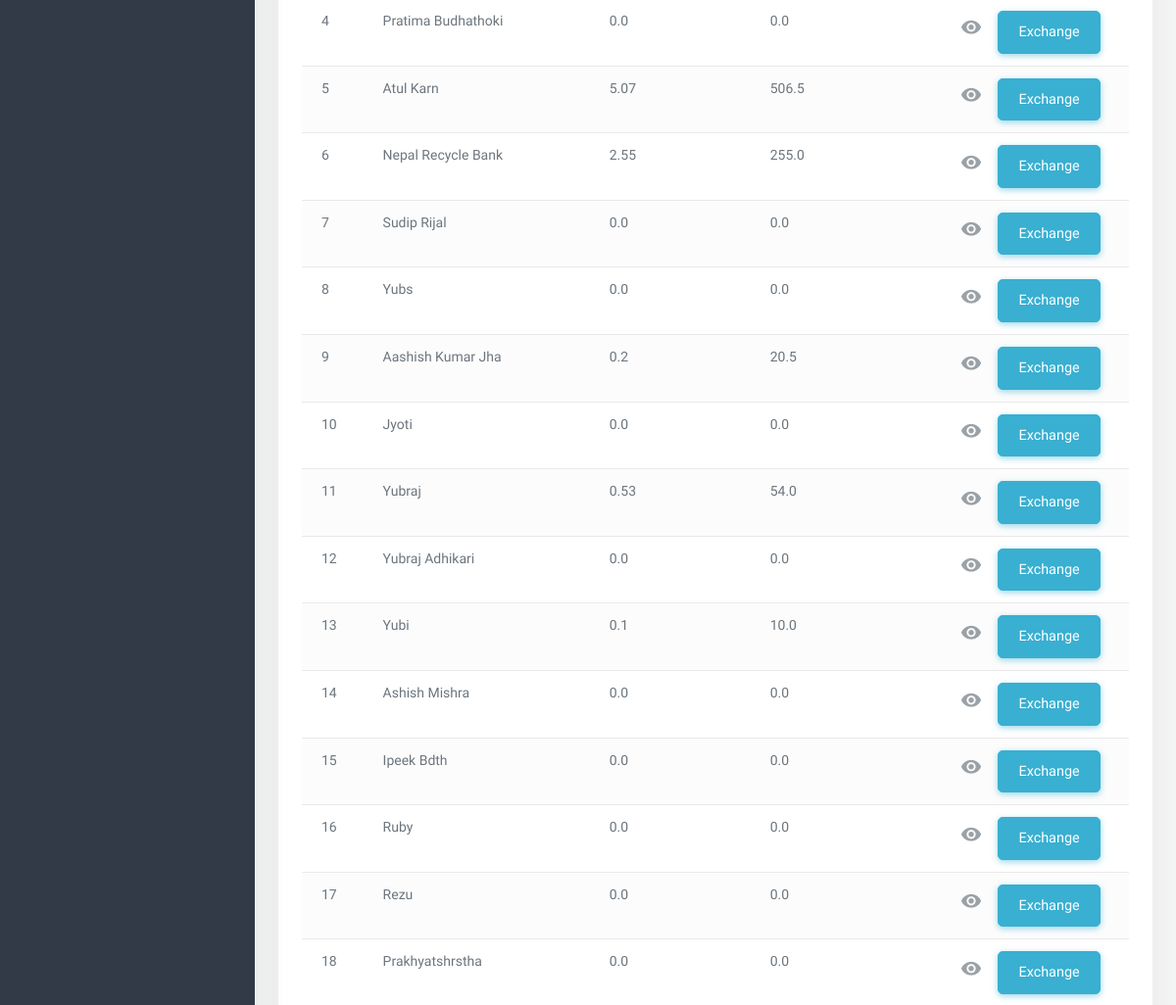
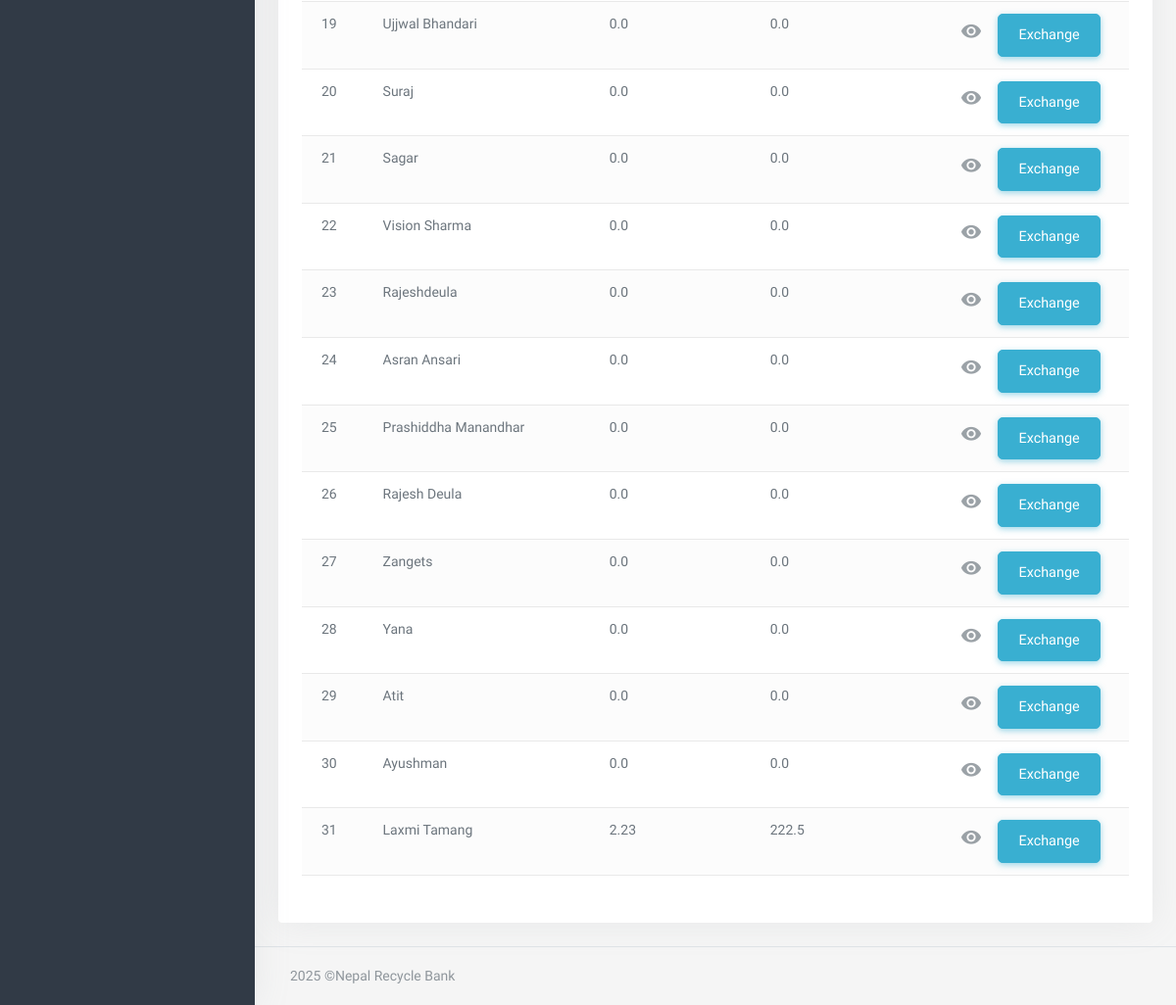
Page /rewards (signed in, lower part) on the earlier database version (2 pictures, top to bottom).
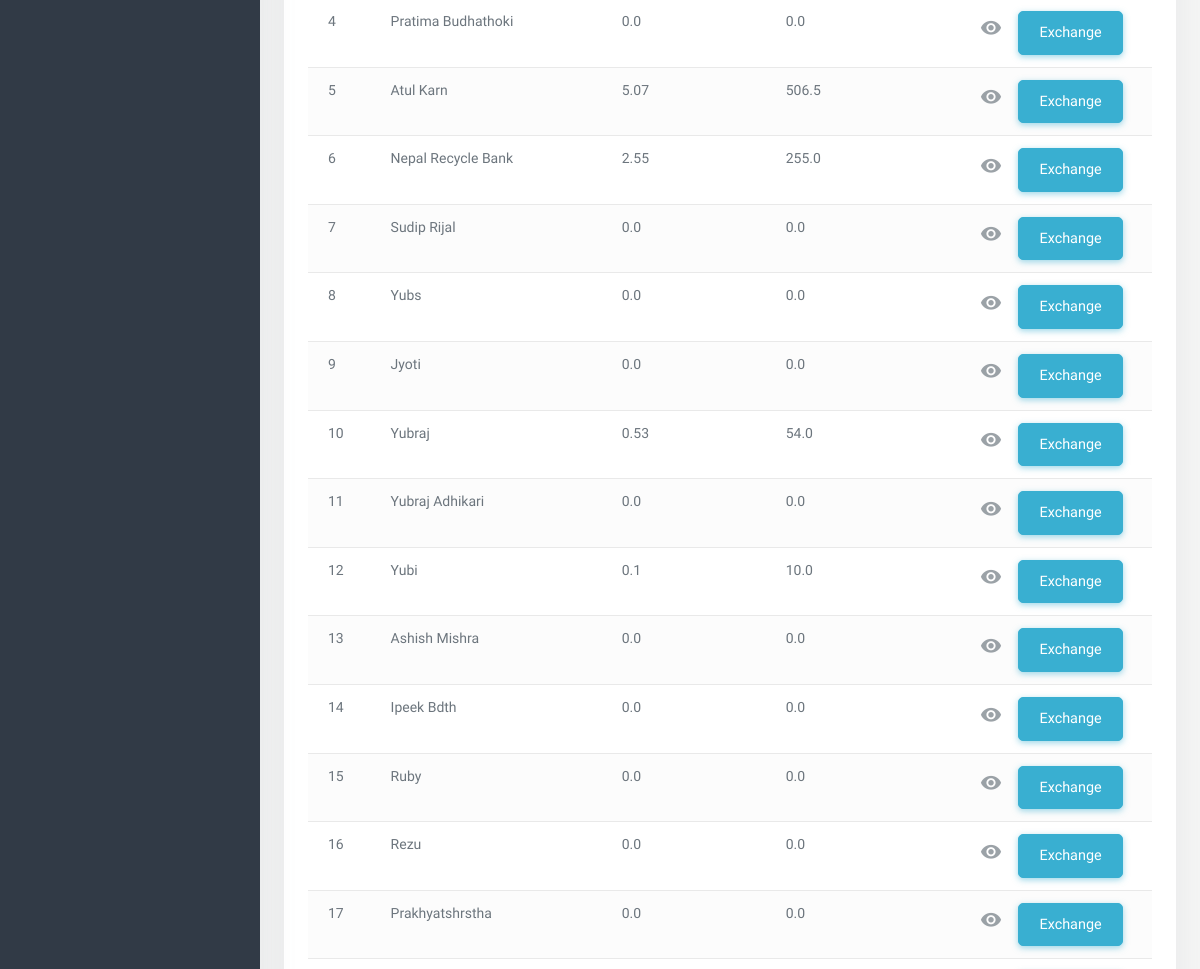
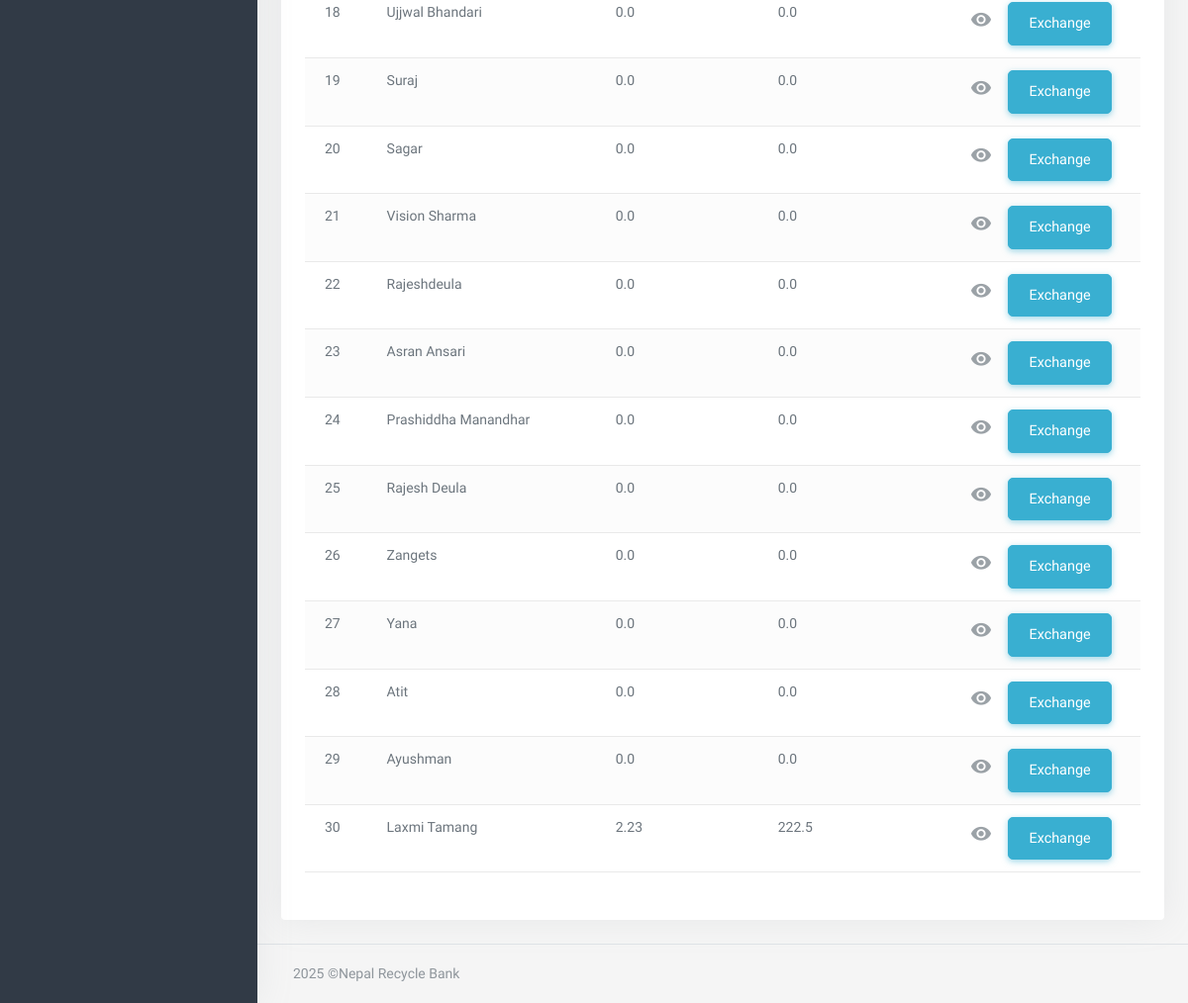
Same page on the later database version (2 pictures, top to bottom).
### accounts/models.py (models this page shows, shortened)
class UserReward(models.Model):
    user = models.ForeignKey(User, on_delete=models.CASCADE,limit_choices_to={'is_user': True}, related_name='user_rewards')
    points = models.FloatField(default=0)
    total_transaction_amount = models.FloatField(default=0)

class User(AbstractBaseUser,PermissionsMixin):
    email = models.EmailField(
        verbose_name='Email',
        max_length=255,
        unique=True,
    )
    name = models.CharField(max_length=200,null=True, blank=True)
    is_user = models.BooleanField(default=False)
    is_admin = models.BooleanField(default=False)
    is_agent= models.BooleanField(default=False)
    is_sub_admin=models.BooleanField(default=False)
    phone_no = models.CharField(max_length=150, null=True, blank=True)
    address = models.CharField(max_length=150, null=True, blank=True )
    image = models.ImageField(upload_to="image/", null=True, blank=True)
    activate = models.BooleanField(default =False)
    created_at = models.DateTimeField(auto_now_add=True)
    updated_at = models.DateTimeField(auto_now=True)
    objects = UserManager()
    USERNAME_FIELD = 'email'
    REQUIRED_FIELDS = ['phone_no','name']

### app2/views.py (the view, shortened to what this page needs)
# urls.py: path('rewards', views.rewards_create_or_update, name='rewards_create_or_update'),
@login_required
def rewards_create_or_update(request):
    instance = Reward.objects.all().first()
    user_rewards = UserReward.objects.all()
    forms = RewardForm(instance=instance)
    return render(request, 'app2/rewards.html',{'forms':forms,'customers_rewards':user_rewards})

### app2/context_processors.py (called while the page is built)
def aboutus(request):
    pick_Up_Plans=Pick_Up_Plan.objects.all()
    aboutus = AboutUS.objects.first()
    return {'contact': aboutus,'details':pick_Up_Plans,'company':aboutus}

def usercount(request):
    totalClient = User.objects.filter(is_user= True).count
    return ({
        'totalClient':totalClient
    })

def invoice(request):
    received_orders = Order.objects.filter(order_status='received')
    paid_amount = received_orders.aggregate(total_cost=Sum('totalPrice'))['total_cost'] or 0
    order = Order.objects.all().count
    unreceived_orders = Order.objects.exclude(Q(order_status='received') | Q(order_status='pending'))
    unpaid_amount = unreceived_orders.aggregate(total_cost=Sum('totalPrice'))['total_cost'] or 0
    return({
        'paidamount':paid_amount,
        'totalOrders':order,
        'unpaidamount':unpaid_amount
    })

def notification(request):
    notifications = Pick_Up_Plan.objects.filter(date=datetime.today())
    return({
        'notifications':notifications
    })

### app2/templates/app2/rewards.html (shortened to what this page needs)
{% extends 'app2/base.html' %}
{% load static %}
{% block body %}
    <div class="content-page">
        <div class="content">
            <div class="container-fluid">
                    <div class="row">
                        <div class="col-12">
                            <div class="card">
                                <div class="card-body">
                                    <div class="tab-content">
                                        <div class="tab-pane show active" id="buttons-table-preview">
                                            <table id="datatable-buttons" class="table table-striped dt-responsive nowrap w-100">
                                                <tbody>
                                                    {% for customer in customers_rewards %}
                                                    <tr>
                                                        <td>{{ forloop.counter }}</td>
                                                        <td class="text-capitalize">{{ customer.user.name }}</td>
                                                        <td>{{ customer.points }}</td>
                                                        <td>{{ customer.total_transaction_amount }}</td>
                                                        <td>
                                                            <a href="{% url 'dashboard:user_order_history' customer.user.id %}" class="action-icon" title="view Detail"> <i class="mdi mdi-eye"></i></a>
                                                            <button type="" class="btn btn-info">Exchange </button>
                                                        </td>
                                                    </tr>
                                                    {% endfor %}
                                                </tbody>
                                            </table>
                                        </div>
                                    </div>
                                </div>
                            </div>
                        </div>
                    </div>
            </div>
        </div>
{%endblock%}

Differences in the rows shown:
removed UserReward: user.name "Aashish Kumar Jha", points "0.2", total_transaction_amount "20.5"
